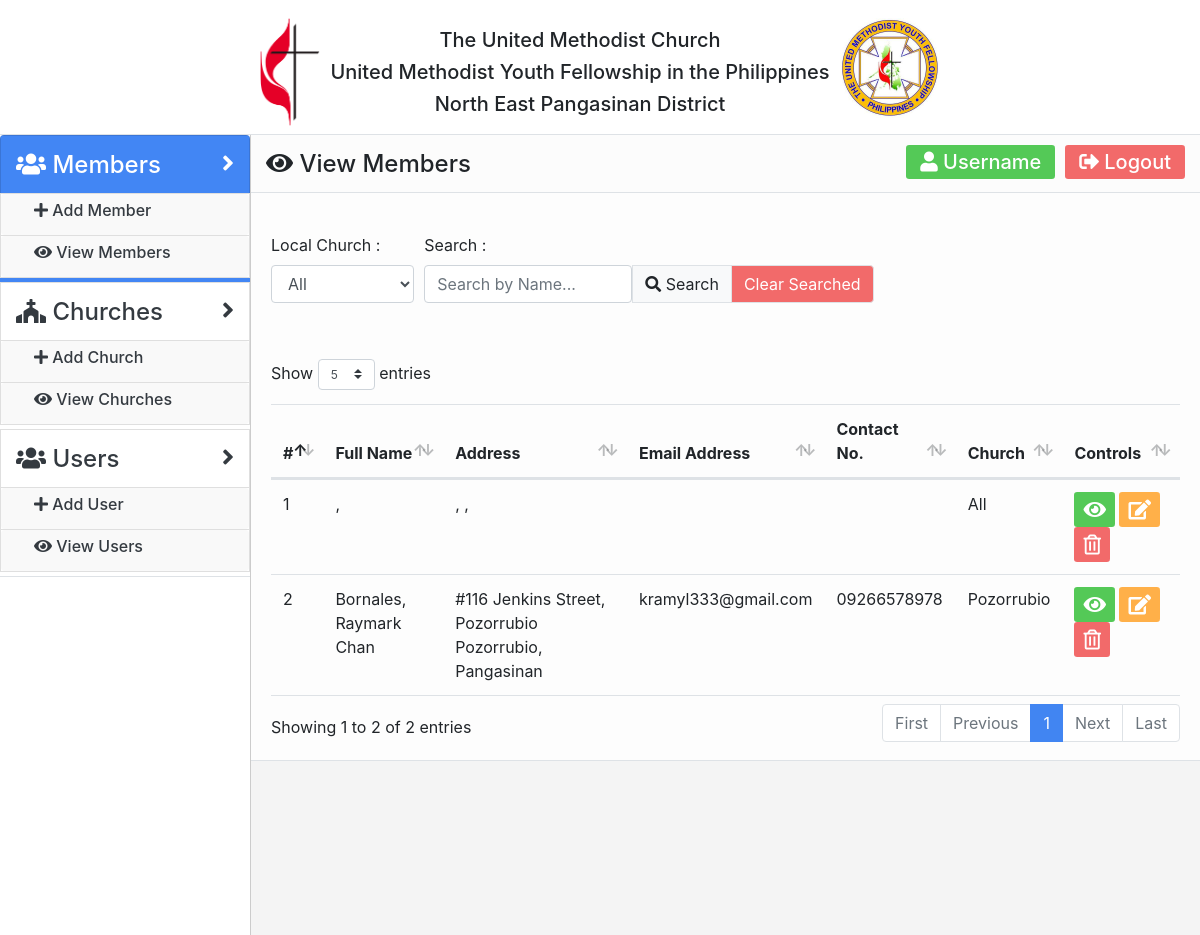
The app's page /viewmembers.php with its own data.
### tables this page shows
CREATE TABLE `members` (
  `member_ID` int(11) NOT NULL,
  `member_FirstName` varchar(50) NOT NULL,
  `member_MiddleName` varchar(50) DEFAULT NULL,
  `member_LastName` varchar(50) NOT NULL,
  `member_Suffix` varchar(30) DEFAULT NULL,
  `member_Gender` varchar(15) NOT NULL,
  `member_BirthDate` varchar(15) NOT NULL,
  `member_Age` varchar(10) NOT NULL,
  `member_HouseNo` varchar(10) DEFAULT NULL,
  `member_Street` varchar(20) DEFAULT NULL,
  `member_Barangay` varchar(30) DEFAULT NULL,
  `member_Town` varchar(30) DEFAULT NULL,
  `member_Province` varchar(30) DEFAULT NULL,
  `member_ContactNo` varchar(15) DEFAULT NULL,
  `member_EmailAddress` varchar(50) DEFAULT NULL,
  `member_FinishedConfirmationClass` varchar(10) NOT NULL,
  `church_ID` int(11) NOT NULL
);

CREATE TABLE `churches` (
  `church_ID` int(11) NOT NULL,
  `church_LocalName` varchar(50) NOT NULL,
  `church_Street` varchar(50) NOT NULL,
  `church_Barangay` varchar(50) NOT NULL,
  `church_Town` varchar(50) NOT NULL,
  `church_Province` varchar(50) NOT NULL,
  `church_ZipCode` varchar(5) NOT NULL
);

### layout/main_layout.php (called while the page is built)
<?php include('layout/header.php'); ?>
<?php include('layout/navigation_side.php'); ?>
<?php include('layout/naviagation_mainbarstart.php'); ?>

### sql/sql_loadchurches.php (called while the page is built, shortened)
<?php
  include('sql_connection.php');
  $sql = "SELECT * FROM `churches`";
  $result = mysqli_query($conn, $sql);

### sql/sql_viewmembers.php (called while the page is built)
<?php
include('sql_loadchurch.php');
include('sql_connection.php');
if (isset($_POST['button_Search'])) {
  $form_search = $_POST['form_Search'];
  $form_Church = $_POST['form_Church'];
  if ($form_Church != "ALL") {
    $sql = "SELECT * FROM `members` WHERE (`member_LastName` LIKE '%$form_search%' OR `member_FirstName` LIKE '%$form_search%') AND `church_ID` = $form_Church ";
    $result_viewmember = mysqli_query($conn, $sql);
  }else {
    $sql = "SELECT * FROM `members` WHERE `member_LastName` LIKE '%$form_search%' OR `member_FirstName` LIKE '%$form_search%' ";
    $result_viewmember = mysqli_query($conn, $sql);
  }
}else {
  $sql = "SELECT * FROM `members`";
  $result_viewmember = mysqli_query($conn, $sql);
}

### sql/sql_loadchurch.php (called while the page is built, shortened)
<?php
  function DisplayChurchLocalName($church_ID){
    if ($church_ID == 0) {
      return "All";
    }else {
      include('sql_connection.php');
      $sql2 = "SELECT * FROM `churches` WHERE `church_ID` = $church_ID";
      $result2 = mysqli_query($conn, $sql2);
      if (mysqli_num_rows($result2) > 0) {
        while($row = mysqli_fetch_assoc($result2)) {
          return $row['church_LocalName'];
        }
      }
    }
  }

### viewmembers.php (the view, shortened to what this page needs)
<!DOCTYPE html>
<html lang="en" dir="ltr">
  <head>
    <?php include('layout/head.php'); ?>
  </head>
  <body>
    <?php $page_title = '<h4 class="main_title_text"><i class="fas fa-eye"></i> View Members</span></h4>' ?>
    <?php $page_current = 'members'; ?>
    <?php include('layout/main_layout.php'); ?>
      <form class="form_main border-bottom" method="post">
        <?php include('sql/sql_viewmembers.php');?>
        <div class="form-row col-md-12 mx-auto">
          <div class="form-group col-md-12">
            <br>
          </div>
          <?php include('sql/sql_loadchurches.php'); ?>
          <div class="form-group col-md-2">
            <label for="form_Church">Local Church :</label>
            <br>
            <select id="form_Church" class="form-control" name="form_Church" <?=$isChurchEmpty ?>>
              <?php
                if (mysqli_num_rows($result) > 0 && $isChurchEmpty == "") {
                    ?>
                    <option <?php if (isset($form_Church)) {if ($form_Church == "ALL") {echo "selected";}} ?> value="ALL">All</option>
                      <?php
                } else {
                    ?>
                    <option selected>No Church Available</option>
                    <?php
                }
              ?>
            </select>
          </div>
          <div class="form-group col-md-6">
            <label for="form_Search">Search : </label>
            <br>
            <div class="btn-group" role="group" aria-label="Basic example">
              <input type="text" class="form-control" name="form_Search" value="<?php if (isset($form_search)) { echo $form_search;} ?>" id="form_Search" placeholder="Search by Name...">
              <button type="submit" class="btn btn-light border" name="button_Search"> <i class="fas fa-search"></i> Search</button>
              <button type="submit" class="btn Color_Red border" name="button_Clear">Clear Searched</button>
            </div>
          </div>
          <div class="form-group col-md-12">
            <br>
          </div>
          <div class="form-group col-md-12">
            <div class="table-responsive">
              <table class="table table-hover border-bottom" id="table">
                <thead>
                  <tr>
                    <th scope="col">#</th>
                    <th scope="col">Full Name</th>
                    <th scope="col">Address</th>
                    <th scope="col">Email Address</th>
                    <th scope="col">Contact No.</th>
                    <th scope="col">Church</th>
                    <th scope="col">Controls</th>
                  </tr>
                </thead>
                <tbody class="border-bottom">
                  <?php
                    if (mysqli_num_rows($result_viewmember) > 0) {
                        $record_Number = 0;
                        while($row = mysqli_fetch_assoc($result_viewmember)) {
                          $record_Number++;
                          $member_Suffix = "";
                          ?>
                          <tr>
                            <td><?=$record_Number ?></td>
                            <td><?=$row['member_LastName'] . ", " . $row['member_FirstName'] . " " . $row['member_MiddleName'] . $member_Suffix ?></td>
                            <td><?=$row['member_HouseNo'] . " " . $row['member_Street'] . ", " . $row['member_Barangay'] . " " . $row['member_Town'] . ", " . $row['member_Province']  ?></td>
                            <td><?=$row['member_EmailAddress'] ?></td>
                            <td><?=$row['member_ContactNo'] ?></td>
                            <td><?= DisplayChurchLocalName($row['church_ID']);?></td>
                            <td>
                              <a href="/viewmember.php?token=<?=$row['member_ID']?>" class="btn btn-sm Color_Green"><i class="fas fa-eye" style="font-size: 20px; padding-top: 3px;"></i></a>
                              <button type="button" class="btn btn-sm Color_Orange" onclick="ModalReParent(edit<?=$row['member_ID']?>)" data-toggle="modal" data-target="#edit<?=$row['member_ID'] ?>"><i class="fas fa-edit" style="font-size: 20px; padding-top: 3px;"></i></button>
                              <button type="button" class="btn btn-sm Color_Red" onclick="ModalReParent(delete<?=$row['member_ID']?>)" data-toggle="modal" data-target="#delete<?=$row['member_ID'] ?>"><i class="far fa-trash-alt" style="font-size: 20px; padding-top: 3px;"></i></button>
                            </td>
                          </tr>
                          <?php
                        }
                    } else {
                        ?>
                        <tr>
                          <td class="table-active" colspan="7"><h5 style="text-align: center;">No data Available</h5></td>
                        </tr>
                        <?php
                    }
                  ?>
                </tbody>
              </table>
            </div>
          </div>
        </div>
      </form>
    <?php include('layout/naviagation_mainbarend.php'); ?>
  </body>
</html>

### layout/head.php (shortened to what this page needs)
<link rel="stylesheet" href="css/bootstrap/bootstrap.css">
<link rel="stylesheet" href="https://use.fontawesome.com/releases/v5.4.1/css/all.css">
<link rel="stylesheet" href="/css/custom/global.css">
<link href="js/form_validator/theme-default.css" rel="stylesheet" type="text/css" />
<link rel="stylesheet" type="text/css" href="ext/DataTables/datatables.min.css"/>

### layout/header.php
<link rel="stylesheet" href="/css/custom/header.css">
<header class="">
  <nav class="navbar navbar-light border-bottom">
    <div class="mx-auto mainnav">
      <div class="float-left">
        <img class="img_logo1" src="/img/main_logo.png">
      </div>
      <div class="float-left" style="margin-top: 10px;">
        <h5 class="headertext">&nbsp The United Methodist Church &nbsp</h5>
        <h5 class="headertext">&nbsp United Methodist Youth Fellowship in the Philippines &nbsp</h5>
        <h5 class="headertext">&nbsp North East Pangasinan District &nbsp</h5>
      </div>
      <div class="float-left">
        <img class="img_logo2" src="/img/secondary_logo.jpg">
      </div>
    </div>
  </nav>
</header>

### layout/navigation_side.php
<link rel="stylesheet" href="/css/custom/navigation_side.css">
<div class="sidebar">
  <ul class="list-group border-bottom">
    <?php $activestate_members = ""; if ($page_current == "members") { $activestate_members = "activestate"; } ?>
    <li class="list-group-item sidebar_list <?=$activestate_members ?>">
      <div aria-expanded="false" class="sidebar_button <?=$activestate_members ?>"><h4 class="sidebar_button_text "><i class="fas fa-users"></i> Members <i class="fas fa-angle-right float-right"></i></span></h4></div>
    </li>
    <li class="list-group-item sidebar_sublist">
      <a href="addmember.php" class="btn sidebar_subbutton"><h6 class="sidebar_subbutton_text"><i class="fas fa-plus"></i> Add Member</h6></a>
    </li>
    <li class="list-group-item sidebar_sublist">
      <a href="viewmembers.php" class="btn sidebar_subbutton"><h6 class="sidebar_subbutton_text"><i class="fas fa-eye"></i> View Members</h6></a>
    </li>
    <li class="sidebar_list_footer <?=$activestate_members ?>">
    </li>
    <?php $activestate_churches = ""; if ($page_current == "churches") { $activestate_churches = "activestate"; } ?>
    <li class="list-group-item sidebar_list <?=$activestate_churches ?>">
      <div aria-expanded="false" class="sidebar_button <?=$activestate_churches ?>"><h4 class="sidebar_button_text "><i class="fas fa-church"></i> Churches <i class="fas fa-angle-right float-right"></i></span></h4></div>
    </li>
    <li class="list-group-item sidebar_sublist">
      <a href="addchurch.php" class="btn sidebar_subbutton"><h6 class="sidebar_subbutton_text"><i class="fas fa-plus"></i> Add Church</h6></a>
    </li>
    <li class="list-group-item sidebar_sublist">
      <a href="viewchurches.php" class="btn sidebar_subbutton"><h6 class="sidebar_subbutton_text"><i class="fas fa-eye"></i> View Churches</h6></a>
    </li>
    <li class="sidebar_list_footer <?=$activestate_churches ?>">
    </li>
    <?php $activestate_user = ""; if ($page_current == "users") { $activestate_user = "activestate"; } ?>
    <li class="list-group-item sidebar_list <?=$activestate_user ?>">
      <div aria-expanded="false" class="sidebar_button <?=$activestate_user ?>"><h4 class="sidebar_button_text "><i class="fas fa-users"></i> Users <i class="fas fa-angle-right float-right"></i></span></h4></div>
    </li>
    <li class="list-group-item sidebar_sublist">
      <a href="adduser.php" class="btn sidebar_subbutton"><h6 class="sidebar_subbutton_text"><i class="fas fa-plus"></i> Add User</h6></a>
    </li>
    <li class="list-group-item sidebar_sublist">
      <a href="viewusers.php" class="btn sidebar_subbutton"><h6 class="sidebar_subbutton_text"><i class="fas fa-eye"></i> View Users</h6></a>
    </li>
    <li class="sidebar_list_footer <?=$activestate_user ?>">
    </li>
  </ul>
</div>

### layout/naviagation_mainbarstart.php
<link rel="stylesheet" href="/css/custom/navigation_mainbar.css">
<div class="mainbar">
  <div class="mainbar_nav border-bottom">
    <div class="col-md-12">
      <div class="float-left">
        <?=$page_title?>
      </div>
      <div class="float-right">
        <div class="float-left">
          <a href="#" class="btn btn-sm mainbar_account Color_Green"><h5 class="mainbar_account_text"><i class="fas fa-user"></i> Username</h5></a>
        </div>
        <div class="float-left">
          <div class="white_space">
          </div>
        </div>
        <div class="float-left">
          <a href="#" class="btn btn-sm mainbar_logout Color_Red"><h5 class="mainbar_logout_text"><i class="fas fa-sign-out-alt"></i> Logout</h5></a>
        </div>
      </div>
    </div>
  </div>
  <div class="main_content">

### layout/naviagation_mainbarend.php
  </div>
</div>

### css/custom/global.css (style rules this page uses)
.form_main { width: 100%; height: 100%; background-color: #fdfdfd; }
.Color_Green { background-color: #54c957; color: #fff; }
.Color_Red { background-color: #f26a6a; color: #fff; }
.Color_Orange { background-color: #ffb049; color: #fff; }

### css/custom/header.css (style rules this page uses)
.img_logo1 { width: 60px; }
.img_logo2 { width: 100px; }
.headertext { text-align: center; }
.mainnav { margin-top: 10px; }

### css/custom/navigation_side.css (style rules this page uses)
.sidebar { width: 250px; float: left; display: block; position: relative; }
.sidebar_button, .sidebar_subbutton { width: 100%; height: auto; text-align: left; color: #343a40; }
.sidebar_button { padding: 5px 15px; }
.sidebar_list_footer { height: 5px; }
.sidebar_subbutton { background-color: #f9f9f9; }
.sidebar_list , .sidebar_sublist { padding: 0; }
.sidebar_button_text { padding-top: 10px; margin-right: 0; }
.sidebar_subbutton_text { margin-left: 20px; }
.activestate { background-color: #4286f4; color: white; }

### css/custom/navigation_mainbar.css (style rules this page uses)
.mainbar { position: relative; margin-left: 250px; margin-right: 0px; width: auto; border-left: 1px solid #ccc; z-index: 50; min-height: 800px; background-color: #f4f4f4; }
.mainbar_nav { width: 100%; height: 58px; background-color: #fcfcfc; }
.mainbar_logout_text, .mainbar_account_text { margin: 0 5px; }
.mainbar_logout, .mainbar_account { width: 100%; height: 100%; text-align: left; margin-top: 10px; }
.main_title_text { margin-top: 15px; }
.white_space { display: block; width: 10px; height: 10px; }
.main_content { width: 100%; height: auto; }

### records on screen
members: church_ID "All"
members: member_LastName "Bornales", member_FirstName "Raymark", member_MiddleName "Chan", member_HouseNo "#116", member_Street "Jenkins Street", member_Barangay "Pozorrubio", member_Town "Pozorrubio", member_Province "Pangasinan", member_EmailAddress "kramyl333@gmail.com", member_ContactNo "09266578978", church_ID.church_LocalName "Pozorrubio"
